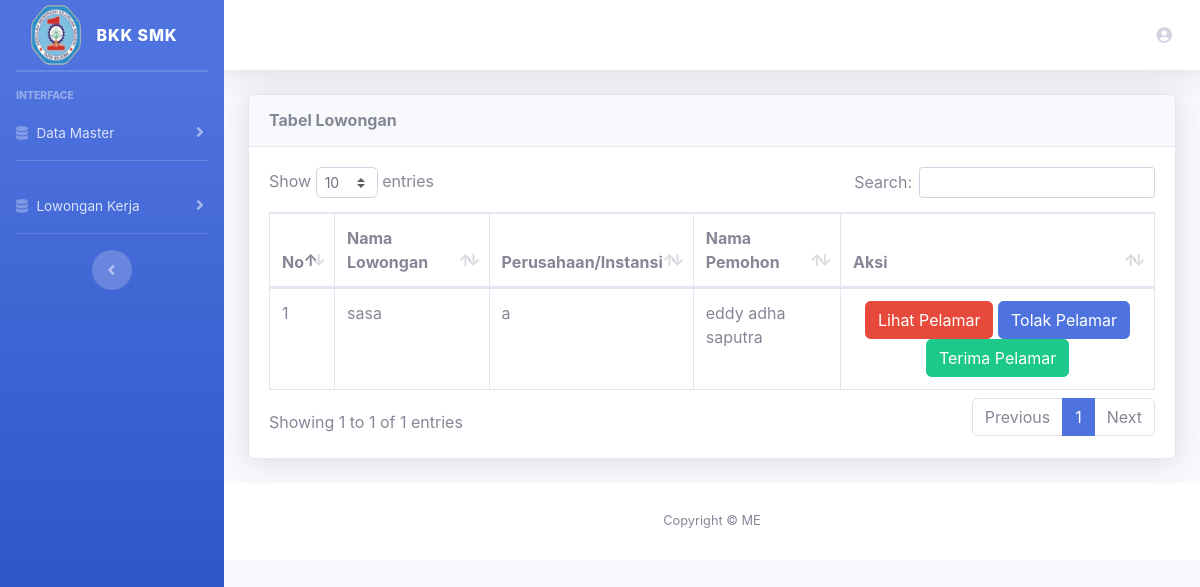
Page /index.php/admin/pengajuan_kerja on the earlier database version.
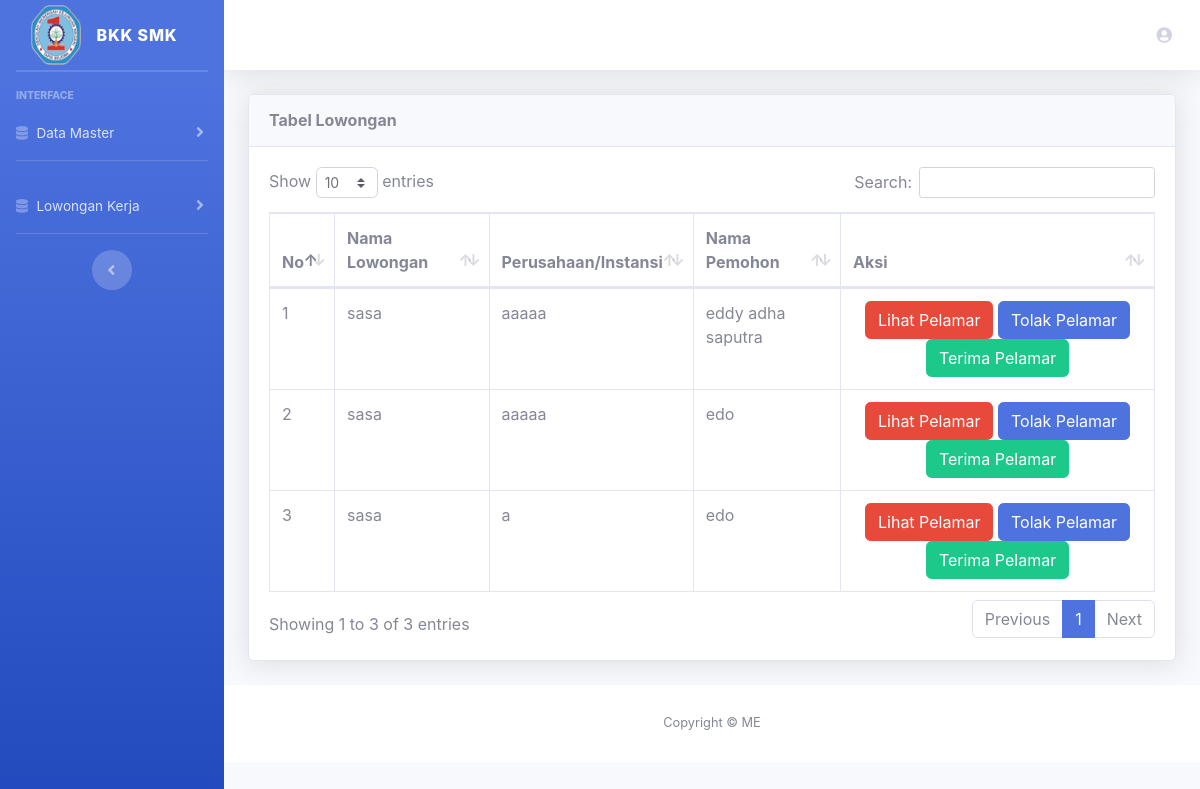
Same page on the later database version.
### tables this page shows
CREATE TABLE `lamaran` (
  `id_lamaran` int(11) NOT NULL,
  `id_lowongan` varchar(30) NOT NULL,
  `id_alumni` varchar(30) NOT NULL,
  `status_lamaran` varchar(10) NOT NULL
);

CREATE TABLE `lowongan` (
  `id_lowongan` int(11) NOT NULL,
  `nama_lowongan` varchar(100) NOT NULL,
  `isi_lowongan` text NOT NULL,
  `batas_tanggal` varchar(20) NOT NULL,
  `nama_perusahaan` varchar(100) NOT NULL,
  `kode` varchar(255) NOT NULL
);

CREATE TABLE `alumni` (
  `id_alumni` int(11) NOT NULL,
  `nama_alumni` varchar(255) NOT NULL,
  `jurusan_smk` varchar(20) NOT NULL,
  `pendidikan_t` varchar(255) NOT NULL,
  `tgl_lahir` varchar(50) NOT NULL,
  `alamat` varchar(255) NOT NULL,
  `telpon` varchar(20) NOT NULL,
  `agama` varchar(30) NOT NULL,
  `foto_profil` text NOT NULL,
  `email` varchar(255) NOT NULL,
  `tentang_saya` varchar(255) NOT NULL,
  `data_pdf` text NOT NULL
);

### application/controllers/Admin.php (called while the page is built, shortened)
<?php
class Admin extends CI_Controller
{
    public function __construct()
    {
        $this->load->library('form_validation');
        $this->load->model('lowongan_m');
        $this->load->model('jurusan_m');
        $this->load->model('alumni_m');
    }
    public function pengajuan_kerja()
    {
        $data['judul'] = 'Data Lowongan';
        $data['data'] = $this->alumni_m->get_pengajuan();
        $data['nama'] = $this->session->userdata('nama_alumni');
        $this->load->view('template/header', $data);
        $this->load->view('admin/lowongan/pengajuan_kerja', $data);
        $this->load->view('template/footer');
    }
}

### index.php (called while the page is built, shortened)
<?php
require_once BASEPATH.'core/CodeIgniter.php';

### application/models/Alumni_m.php (called while the page is built, shortened)
<?php
class Alumni_m extends CI_Model
{
    public function get_pengajuan()
    {
        $this->db->select('*');
        $this->db->from('lamaran');
        $this->db->join('alumni', 'alumni.id_alumni = lamaran.id_alumni');
        $this->db->join('lowongan', 'lowongan.id_lowongan = lamaran.id_lowongan');
        $this->db->where('lamaran.status_lamaran', "1");
        $this->db->order_by('lowongan.id_lowongan', 'DESC');
        return $this->db->get()->result();
    }
}

### application/views/admin/lowongan/pengajuan_kerja.php (the view)
<div class="container-fluid">
    <div class="card shadow mb-4">
        <div class="card-header py-3">
            <h6 class="m-0 font-weight-bold ">Tabel Lowongan</h6>
        </div>
        <div class="card-body">
            <div class="table-responsive">
                <table class="table table-bordered" id="dataTable" width="100%" cellspacing="0">
                    <thead>
                        <tr>
                            <th>No</th>
                            <th>Nama Lowongan</th>
                            <th>Perusahaan/Instansi</th>
                            <th>Nama Pemohon</th>
                            <th>Aksi</th>
                        </tr>
                    </thead>
                    <tbody>
                        <?php
                        $nomor = 1;
                        foreach ($data as $x) { ?>
                            <tr>
                                <td><?= $nomor++; ?></td>
                                <td><?= $x->nama_lowongan; ?></td>
                                <td><?= $x->nama_perusahaan; ?></td>
                                <td><?= $x->nama_alumni; ?></td>
                                <td align="center">
                                    <a href="<?= base_url('admin/lihat_pelamar/' . $x->telpon) ?>" class="btn btn-danger">Lihat Pelamar</a>
                                    <a href="<?= base_url('admin/tolak/' . $x->id_lamaran) ?>" class="btn btn-primary">Tolak Pelamar</a>
                                    <a href="<?= base_url('admin/terima/' . $x->id_lamaran) ?>" class="btn btn-success">Terima Pelamar</a>
                                </td>
                            </tr>
                        <?php } ?>
                    </tbody>
                </table>
            </div>
        </div>
    </div>
</div>

Differences in the rows shown:
no longer on this page (row edited): lamaran: id_lowongan.nama_lowongan "sasa", id_lowongan.nama_perusahaan "a", id_alumni.nama_alumni "eddy adha saputra"
added lamaran: id_lowongan.nama_lowongan "sasa", id_lowongan.nama_perusahaan "aaaaa", id_alumni.nama_alumni "eddy adha saputra"
added lamaran: id_lowongan.nama_lowongan "sasa", id_lowongan.nama_perusahaan "aaaaa", id_alumni.nama_alumni "edo"
added lamaran: id_lowongan.nama_lowongan "sasa", id_lowongan.nama_perusahaan "a", id_alumni.nama_alumni "edo"
Other differences:
text written by a page script: "Show entries Search: Showing 1 to 1 of 1 entries Previous 1 Next" → "Show entries Search: Showing 1 to 3 of 3 entries Previous 1 Next"
